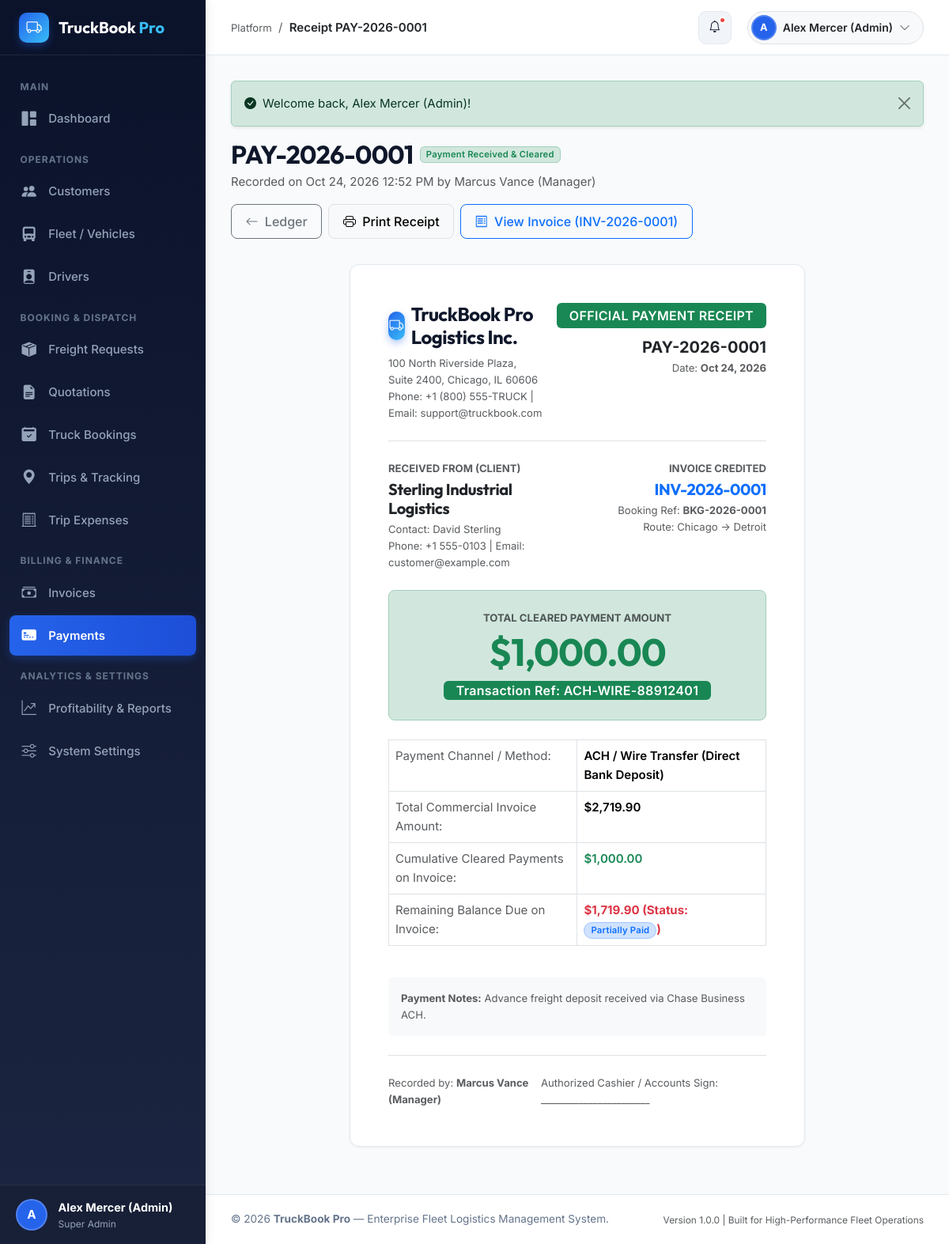
The page /modules/payments/receipt.php?id=1 (signed in) on the database its author committed.
### tables this page shows
CREATE TABLE `users` (
  `id` INT UNSIGNED AUTO_INCREMENT PRIMARY KEY,
  `role_id` INT UNSIGNED NOT NULL,
  `name` VARCHAR(100) NOT NULL,
  `email` VARCHAR(120) NOT NULL UNIQUE,
  `password_hash` VARCHAR(255) NOT NULL,
  `phone` VARCHAR(25) NULL,
  `status` ENUM('active', 'inactive', 'suspended') NOT NULL DEFAULT 'active',
  `avatar` VARCHAR(255) NULL,
  `last_login` DATETIME NULL,
  `created_at` DATETIME NOT NULL DEFAULT CURRENT_TIMESTAMP,
  `updated_at` DATETIME NOT NULL DEFAULT CURRENT_TIMESTAMP ON UPDATE CURRENT_TIMESTAMP,
  INDEX `idx_users_role` (`role_id`),
  INDEX `idx_users_email` (`email`),
  INDEX `idx_users_status` (`status`),
  CONSTRAINT `fk_users_role` FOREIGN KEY (`role_id`) REFERENCES `roles` (`id`) ON DELETE RESTRICT
);

CREATE TABLE `roles` (
  `id` INT UNSIGNED AUTO_INCREMENT PRIMARY KEY,
  `name` VARCHAR(50) NOT NULL,
  `slug` VARCHAR(50) NOT NULL UNIQUE,
  `description` TEXT NULL,
  `created_at` DATETIME NOT NULL DEFAULT CURRENT_TIMESTAMP
);

CREATE TABLE `payments` (
  `id` INT UNSIGNED AUTO_INCREMENT PRIMARY KEY,
  `payment_number` VARCHAR(30) NOT NULL UNIQUE,
  `invoice_id` INT UNSIGNED NOT NULL,
  `customer_id` INT UNSIGNED NOT NULL,
  `amount` DECIMAL(10,2) NOT NULL,
  `payment_date` DATE NOT NULL,
  `payment_method` ENUM('bank_transfer', 'credit_card', 'cheque', 'upi', 'cash', 'other') NOT NULL,
  `transaction_reference` VARCHAR(100) NOT NULL,
  `status` ENUM('completed', 'pending', 'failed') NOT NULL DEFAULT 'completed',
  `notes` TEXT NULL,
  `recorded_by` INT UNSIGNED NOT NULL,
  `created_at` DATETIME NOT NULL DEFAULT CURRENT_TIMESTAMP,
  INDEX `idx_payments_invoice` (`invoice_id`),
  INDEX `idx_payments_customer` (`customer_id`),
  CONSTRAINT `fk_payments_inv` FOREIGN KEY (`invoice_id`) REFERENCES `invoices` (`id`) ON DELETE RESTRICT,
  CONSTRAINT `fk_payments_cust` FOREIGN KEY (`customer_id`) REFERENCES `customers` (`id`) ON DELETE RESTRICT,
  CONSTRAINT `fk_payments_recorder` FOREIGN KEY (`recorded_by`) REFERENCES `users` (`id`) ON DELETE RESTRICT
);

CREATE TABLE `invoices` (
  `id` INT UNSIGNED AUTO_INCREMENT PRIMARY KEY,
  `invoice_number` VARCHAR(30) NOT NULL UNIQUE,
  `booking_id` INT UNSIGNED NOT NULL,
  `customer_id` INT UNSIGNED NOT NULL,
  `subtotal` DECIMAL(10,2) NOT NULL,
  `tax_rate_percent` DECIMAL(5,2) NOT NULL DEFAULT 18.00,
  `tax_amount` DECIMAL(10,2) NOT NULL,
  `discount_amount` DECIMAL(10,2) NOT NULL DEFAULT 0.00,
  `total_amount` DECIMAL(10,2) NOT NULL,
  `paid_amount` DECIMAL(10,2) NOT NULL DEFAULT 0.00,
  `balance_amount` DECIMAL(10,2) NOT NULL,
  `payment_status` ENUM('unpaid', 'partially_paid', 'paid', 'overdue', 'cancelled') NOT NULL DEFAULT 'unpaid',
  `issued_date` DATE NOT NULL,
  `due_date` DATE NOT NULL,
  `notes` TEXT NULL,
  `created_by` INT UNSIGNED NOT NULL,
  `created_at` DATETIME NOT NULL DEFAULT CURRENT_TIMESTAMP,
  `updated_at` DATETIME NOT NULL DEFAULT CURRENT_TIMESTAMP ON UPDATE CURRENT_TIMESTAMP,
  INDEX `idx_invoices_customer` (`customer_id`),
  INDEX `idx_invoices_status` (`payment_status`),
  CONSTRAINT `fk_invoices_booking` FOREIGN KEY (`booking_id`) REFERENCES `bookings` (`id`) ON DELETE RESTRICT,
  CONSTRAINT `fk_invoices_cust` FOREIGN KEY (`customer_id`) REFERENCES `customers` (`id`) ON DELETE RESTRICT,
  CONSTRAINT `fk_invoices_creator` FOREIGN KEY (`created_by`) REFERENCES `users` (`id`) ON DELETE RESTRICT
);

CREATE TABLE `customers` (
  `id` INT UNSIGNED AUTO_INCREMENT PRIMARY KEY,
  `user_id` INT UNSIGNED NULL UNIQUE,
  `company_name` VARCHAR(150) NOT NULL,
  `contact_person` VARCHAR(100) NOT NULL,
  `email` VARCHAR(120) NOT NULL UNIQUE,
  `phone` VARCHAR(25) NOT NULL,
  `address` TEXT NOT NULL,
  `city` VARCHAR(100) NOT NULL,
  `state` VARCHAR(100) NOT NULL,
  `postal_code` VARCHAR(20) NOT NULL,
  `tax_gst_number` VARCHAR(50) NULL,
  `status` ENUM('active', 'inactive') NOT NULL DEFAULT 'active',
  `created_at` DATETIME NOT NULL DEFAULT CURRENT_TIMESTAMP,
  `updated_at` DATETIME NOT NULL DEFAULT CURRENT_TIMESTAMP ON UPDATE CURRENT_TIMESTAMP,
  INDEX `idx_customers_company` (`company_name`),
  INDEX `idx_customers_status` (`status`),
  CONSTRAINT `fk_customers_user` FOREIGN KEY (`user_id`) REFERENCES `users` (`id`) ON DELETE SET NULL
);

CREATE TABLE `bookings` (
  `id` INT UNSIGNED AUTO_INCREMENT PRIMARY KEY,
  `booking_number` VARCHAR(30) NOT NULL UNIQUE,
  `quotation_id` INT UNSIGNED NULL,
  `freight_request_id` INT UNSIGNED NULL,
  `customer_id` INT UNSIGNED NOT NULL,
  `vehicle_id` INT UNSIGNED NULL,
  `driver_id` INT UNSIGNED NULL,
  `pickup_address` TEXT NOT NULL,
  `delivery_address` TEXT NOT NULL,
  `pickup_city` VARCHAR(100) NOT NULL,
  `delivery_city` VARCHAR(100) NOT NULL,
  `cargo_description` VARCHAR(255) NOT NULL,
  `cargo_weight_tonnes` DECIMAL(8,2) NOT NULL,
  `planned_pickup_date` DATE NOT NULL,
  `planned_delivery_date` DATE NOT NULL,
  `agreed_rate` DECIMAL(10,2) NOT NULL,
  `status` ENUM('pending_assignment', 'confirmed', 'in_progress', 'completed', 'cancelled') NOT NULL DEFAULT 'pending_assignment',
  `cancellation_reason` TEXT NULL,
  `created_by` INT UNSIGNED NOT NULL,
  `created_at` DATETIME NOT NULL DEFAULT CURRENT_TIMESTAMP,
  `updated_at` DATETIME NOT NULL DEFAULT CURRENT_TIMESTAMP ON UPDATE CURRENT_TIMESTAMP,
  INDEX `idx_bookings_customer` (`customer_id`),
  INDEX `idx_bookings_vehicle` (`vehicle_id`),
  INDEX `idx_bookings_driver` (`driver_id`),
  INDEX `idx_bookings_status` (`status`),
  CONSTRAINT `fk_bookings_quote` FOREIGN KEY (`quotation_id`) REFERENCES `quotations` (`id`) ON DELETE SET NULL,
  CONSTRAINT `fk_bookings_request` FOREIGN KEY (`freight_request_id`) REFERENCES `freight_requests` (`id`) ON DELETE SET NULL,
  CONSTRAINT `fk_bookings_cust` FOREIGN KEY (`customer_id`) REFERENCES `customers` (`id`) ON DELETE RESTRICT,
  CONSTRAINT `fk_bookings_veh` FOREIGN KEY (`vehicle_id`) REFERENCES `vehicles` (`id`) ON DELETE SET NULL,
  CONSTRAINT `fk_bookings_drv` FOREIGN KEY (`driver_id`) REFERENCES `drivers` (`id`) ON DELETE SET NULL,
  CONSTRAINT `fk_bookings_creator` FOREIGN KEY (`created_by`) REFERENCES `users` (`id`) ON DELETE RESTRICT
);

### modules/payments/receipt.php (the view, shortened to what the rows shown need)
<?php
require_once __DIR__ . '/../../config/app.php';
require_once __DIR__ . '/../../includes/functions.php';
$pdo = getDbConnection();
$paymentId = (int)($_GET['id'] ?? 0);
$sql = "
    SELECT p.*,
           c.company_name, c.contact_person, c.phone AS customer_phone, c.email AS customer_email,
           c.user_id AS customer_user_id,
           inv.invoice_number, inv.total_amount AS invoice_total, inv.paid_amount AS invoice_paid, inv.balance_amount AS invoice_balance,
           inv.payment_status AS invoice_status,
           b.booking_number, b.pickup_city, b.delivery_city,
           u.name AS recorder_name
    FROM payments p
    JOIN customers c ON p.customer_id = c.id
    JOIN invoices inv ON p.invoice_id = inv.id
    JOIN bookings b ON inv.booking_id = b.id
    JOIN users u ON p.recorded_by = u.id
    WHERE p.id = ?
";
$stmt = $pdo->prepare($sql);
$stmt->execute([$paymentId]);
$payment = $stmt->fetch();
$methods = [
    'bank_transfer' => 'ACH / Wire Transfer (Direct Bank Deposit)',
    'credit_card' => 'Corporate Credit Card',
    'cheque' => 'Company Cheque',
    'upi' => 'UPI / Instant Payment',
    'cash' => 'Cash Voucher',
    'other' => 'Other Payment Method'
];
require_once __DIR__ . '/../../includes/header.php';
?>
<div class="page-header d-print-none">
    <div>
        <div class="d-flex align-items-center gap-2 mb-1">
            <h2 class="fw-bold mb-0"><?= e($payment['payment_number']) ?></h2>
            <span class="badge bg-success-subtle text-success border border-success-subtle">Payment Received & Cleared</span>
        </div>
        <p class="text-muted mb-0">Recorded on <?= formatDateTime($payment['created_at']) ?> by <?= e($payment['recorder_name']) ?></p>
    </div>
    <div class="d-flex gap-2">
        <a href="<?= BASE_URL ?>/modules/payments/index.php" class="btn btn-outline-secondary">
            <i class="bi bi-arrow-left me-1"></i> Ledger
        </a>
        <button type="button" class="btn btn-light border" onclick="window.print()">
            <i class="bi bi-printer me-1"></i> Print Receipt
        </button>
        <a href="<?= BASE_URL ?>/modules/invoices/view.php?id=<?= $payment['invoice_id'] ?>" class="btn btn-outline-primary">
            <i class="bi bi-receipt me-1"></i> View Invoice (<?= e($payment['invoice_number']) ?>)
        </a>
    </div>
</div>
<div class="row justify-content-center">
    <div class="col-lg-8">
        <div class="content-card p-4 p-md-5">
            <div class="d-flex flex-column flex-sm-row justify-content-between align-items-sm-start border-bottom pb-4 mb-4 gap-3">
                <div>
                        <h4 class="fw-bold m-0 brand-font"><?= getSetting('company_name', 'TruckBook Pro Logistics Inc.') ?></h4>
                </div>
                <div class="text-sm-end">
                    <span class="badge bg-success fs-6 px-3 py-2 mb-2">OFFICIAL PAYMENT RECEIPT</span>
                    <div class="fw-bold fs-5 text-dark"><?= e($payment['payment_number']) ?></div>
                    <div class="text-muted small">Date: <strong><?= formatDate($payment['payment_date']) ?></strong></div>
                </div>
            </div>
            <div class="row g-4 mb-4">
                <div class="col-sm-6">
                    <span class="text-muted small text-uppercase fw-bold letter-spacing-1 d-block mb-1">Received From (Client)</span>
                    <h5 class="fw-bold text-dark mb-1"><?= e($payment['company_name']) ?></h5>
                    <div class="text-muted small">
                        Contact: <?= e($payment['contact_person']) ?><br>
                        Phone: <?= e($payment['customer_phone']) ?> | Email: <?= e($payment['customer_email']) ?>
                    </div>
                </div>
                <div class="col-sm-6 text-sm-end">
                    <span class="text-muted small text-uppercase fw-bold letter-spacing-1 d-block mb-1">Invoice Credited</span>
                    <h5 class="fw-bold text-primary mb-1"><?= e($payment['invoice_number']) ?></h5>
                    <div class="text-muted small">
                        Booking Ref: <strong><?= e($payment['booking_number']) ?></strong><br>
                        Route: <?= e($payment['pickup_city']) ?> &rarr; <?= e($payment['delivery_city']) ?>
                    </div>
                </div>
            </div>
            <div class="p-4 rounded-3 mb-4 bg-success-subtle border border-success-subtle text-center">
                <span class="text-muted text-uppercase fw-bold small d-block mb-1">Total Cleared Payment Amount</span>
                <h1 class="display-5 fw-bold text-success mb-2"><?= formatCurrency($payment['amount']) ?></h1>
                <div class="badge bg-success text-white px-3 py-1 fs-6">
                    Transaction Ref: <?= e($payment['transaction_reference']) ?>
                </div>
            </div>
            <div class="table-responsive mb-4">
                <table class="table table-bordered">
                    <tbody>
                        <tr>
                            <td class="w-50 text-muted">Payment Channel / Method:</td>
                            <td class="fw-semibold"><?= $methods[$payment['payment_method']] ?? $payment['payment_method'] ?></td>
                        </tr>
                        <tr>
                            <td class="text-muted">Total Commercial Invoice Amount:</td>
                            <td class="fw-semibold"><?= formatCurrency($payment['invoice_total']) ?></td>
                        </tr>
                        <tr>
                            <td class="text-muted">Cumulative Cleared Payments on Invoice:</td>
                            <td class="fw-semibold text-success"><?= formatCurrency($payment['invoice_paid']) ?></td>
                        </tr>
                        <tr>
                            <td class="text-muted">Remaining Balance Due on Invoice:</td>
                            <td class="fw-bold <?= (float)$payment['invoice_balance'] > 0 ? 'text-danger' : 'text-muted' ?>">
                                <?= formatCurrency($payment['invoice_balance']) ?>
                                (Status: <?= renderStatusBadge($payment['invoice_status']) ?>)
                            </td>
                        </tr>
                    </tbody>
                </table>
            </div>
            <?php if ($payment['notes']): ?>
                <div class="p-3 bg-light rounded small text-muted mb-4">
                    <strong>Payment Notes:</strong> <?= nl2br(e($payment['notes'])) ?>
                </div>
            <?php endif; ?>
            <div class="d-flex justify-content-between align-items-center pt-4 border-top text-muted small">
                <div>Recorded by: <strong><?= e($payment['recorder_name']) ?></strong></div>
                <div>Authorized Cashier / Accounts Sign: _______________________</div>
            </div>
        </div>
    </div>
</div>
<?php require_once __DIR__ . '/../../includes/footer.php'; ?>

### includes/sidebar.php (shortened to what the rows shown need)
<?php
$user = currentUser();
?>
<aside id="app-sidebar">
    <div class="sidebar-user">
        <div class="user-avatar-circle">
            <?= strtoupper(substr($user['name'] ?? 'U', 0, 1)) ?>
        </div>
        <div class="user-info text-truncate">
            <div class="fw-bold text-white text-truncate" style="font-size: 0.9rem;">
                <?= e($user['name'] ?? 'Guest') ?>
            </div>
            <div class="text-light" style="font-size: 0.75rem; color: #94a3b8 !important;">
                <?= e($user['role_name'] ?? 'Role') ?>
            </div>
        </div>
    </div>
</aside>

### includes/topbar.php (shortened to what the rows shown need)
<?php
require_once __DIR__ . '/../config/database.php';
?>
<header id="app-topbar">
    <div class="topbar-actions">
        <div class="dropdown">
            <button class="btn btn-light border d-flex align-items-center gap-2 p-1 pe-3 rounded-pill" type="button" data-bs-toggle="dropdown" aria-expanded="false">
                <div class="user-avatar-circle" style="width: 32px; height: 32px; font-size: 0.8rem;">
                    <?= strtoupper(substr($user['name'] ?? 'U', 0, 1)) ?>
                </div>
                <span class="topbar-user-name fw-semibold small text-dark"><?= e($user['name'] ?? 'Account') ?></span>
                <i class="bi bi-chevron-down small text-muted"></i>
            </button>
        </div>
    </div>
</header>

### includes/functions.php (shortened to what the rows shown need)
<?php
require_once __DIR__ . '/../config/app.php';
require_once __DIR__ . '/validation.php';
function formatCurrency(float|int|string|null $amount): string {
    $symbol = getSetting('currency_symbol', '$');
    $val = (float)($amount ?? 0);
    return $symbol . number_format($val, 2);
}
function formatDate(?string $date, string $format = 'M d, Y'): string {
    $ts = strtotime($date);
    return $ts ? date($format, $ts) : '—';
}
function formatDateTime(?string $dateTime, string $format = 'M d, Y h:i A'): string {
    $ts = strtotime($dateTime);
    return $ts ? date($format, $ts) : '—';
}
function renderStatusBadge(string $status): string {
    $normalized = strtolower(trim($status));
    $badgeClass = match ($normalized) {
        'active', 'completed', 'delivered', 'accepted', 'approved', 'paid', 'available' => 'bg-success-subtle text-success border border-success-subtle',
        'in_progress', 'in_transit', 'dispatched', 'quoted', 'partially_paid', 'on_trip' => 'bg-primary-subtle text-primary border border-primary-subtle',
        'pending', 'pending_assignment', 'scheduled', 'draft', 'sent', 'arrived', 'unloading' => 'bg-warning-subtle text-warning-emphasis border border-warning-subtle',
        'inactive', 'cancelled', 'rejected', 'unpaid', 'overdue', 'maintenance', 'suspended', 'on_leave' => 'bg-danger-subtle text-danger border border-danger-subtle',
        default => 'bg-secondary-subtle text-secondary border border-secondary-subtle'
    };
    $display = ucwords(str_replace('_', ' ', $normalized));
    return "<span class='badge {$badgeClass} px-2 py-1 rounded-pill'>{$display}</span>";
}

### rows shown on the page
users: name "A", name "Alex Mercer (Admin)", role.name "Super Admin"
payments: payment_number "PAY-2026-0001", created_at "Oct 24, 2026 12:52 PM", recorded_by.name "Marcus Vance (Manager)", invoice.invoice_number "INV-2026-0001", payment_date "Oct 24, 2026", customer.company_name "Sterling Industrial Logistics", customer.contact_person "David Sterling", customer.phone "+1 555-0103", customer.email "customer@example.com", bookings.booking_number "BKG-2026-0001", bookings.pickup_city "Chicago", bookings.delivery_city "Detroit", amount "$1,000.00", transaction_reference "ACH-WIRE-88912401", payment_method "ACH / Wire Transfer (Direct Bank Deposit)", invoice.total_amount "$2,719.90", invoice.paid_amount "$1,000.00", invoice.balance_amount "$1,719.90", invoice.payment_status "Partially Paid", notes "Advance freight deposit received via Chase Business ACH."

### other values the page prints
$pageTitle "Receipt PAY-2026-0001"
$text "Welcome back, Alex Mercer (Admin)!"
getSetting('company_name', 'TruckBook Pro Logistics Inc.') "TruckBook Pro Logistics Inc."
getSetting('company_address') "100 North Riverside Plaza, Suite 2400, Chicago, IL 60606"
getSetting('company_phone') "+1 (800) 555-TRUCK"
getSetting('company_email') "support@truckbook.com"
APP_NAME "TruckBook Pro"
APP_VERSION "1.0.0"
